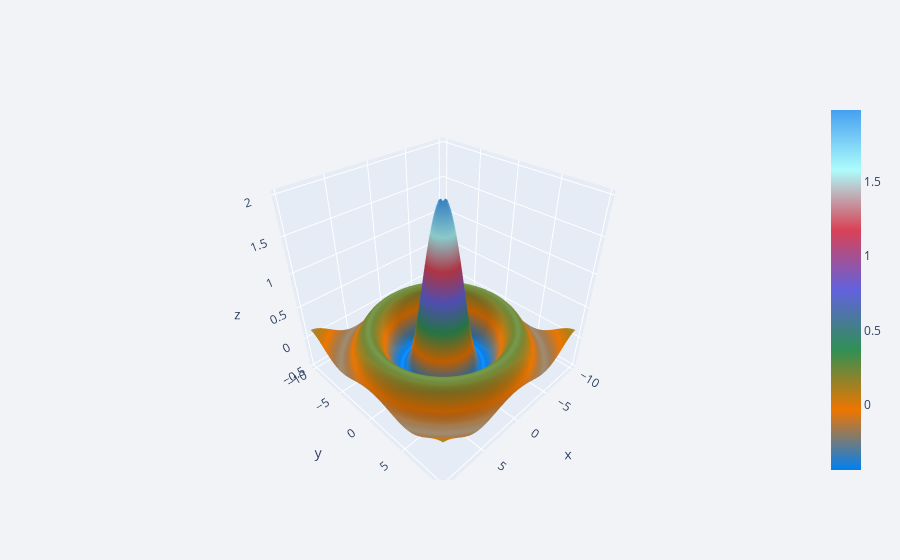

Here is the notebook cell this chart was saved with:
### Code cell
cf.datagen.sinwave(10, 0.25).iplot(kind = 'surface')

### Figure 1 — Plotly figure (JSON) as saved in the notebook; plotly's stock layout.template omitted (floating-point values rounded to 4 significant figures; data arrays with more than 128 entries replaced by an {"elided": "..."} marker saying what was removed)
{"data": [{"colorscale": [[0, "rgb(0, 128, 240)"], [0.1667, "rgb(238, 118, 0)"], [0.3333, "rgb(48, 144, 84)"], [0.5, "rgb(98, 98, 222)"], [0.6667, "rgb(217, 66, 85)"], [0.8333, "rgb(173, 252, 252)"], [1, "rgb(70, 160, 240)"]], "type": "surface", "x": [-10, -9.75, -9.5, -9.25, -9, -8.75, -8.5, -8.25, -8, -7.75, -7.5, -7.25, -7, -6.75, -6.5, -6.25, -6, -5.75, -5.5, -5.25, -5, -4.75, -4.5, -4.25, -4, -3.75, -3.5, -3.25, -3, -2.75, -2.5, -2.25, -2, -1.75, -1.5, -1.25, -1, -0.75, -0.5, -0.25, 0, 0.25, 0.5, 0.75, 1, 1.25, 1.5, 1.75, 2, 2.25, 2.5, 2.75, 3, 3.25, 3.5, 3.75, 4, 4.25, 4.5, 4.75, 5, 5.25, 5.5, 5.75, 6, 6.25, 6.5, 6.75, 7, 7.25, 7.5, 7.75, 8, 8.25, 8.5, 8.75, 9, 9.25, 9.5, 9.75], "y": [-10, -9.75, -9.5, -9.25, -9, -8.75, -8.5, -8.25, -8, -7.75, -7.5, -7.25, -7, -6.75, -6.5, -6.25, -6, -5.75, -5.5, -5.25, -5, -4.75, -4.5, -4.25, -4, -3.75, -3.5, -3.25, -3, -2.75, -2.5, -2.25, -2, -1.75, -1.5, -1.25, -1, -0.75, -0.5, -0.25, 0, 0.25, 0.5, 0.75, 1, 1.25, 1.5, 1.75, 2, 2.25, 2.5, 2.75, 3, 3.25, 3.5, 3.75, 4, 4.25, 4.5, 4.75, 5, 5.25, 5.5, 5.75, 6, 6.25, 6.5, 6.75, 7, 7.25, 7.5, 7.75, 8, 8.25, 8.5, 8.75, 9, 9.25, 9.5, 9.75], "z": {"elided": "80x80 float values"}}], "layout": {"legend": {"bgcolor": "#F2F3F7", "font": {"color": "#505050"}}, "paper_bgcolor": "#F2F3F7", "plot_bgcolor": "#F2F3F7", "title": {"font": {"color": "#484848"}}, "xaxis": {"gridcolor": "#E1E5ED", "showgrid": true, "tickfont": {"color": "#505050"}, "title": {"font": {"color": "#505050"}, "text": ""}, "zerolinecolor": "#E1E5ED"}, "yaxis": {"gridcolor": "#E1E5ED", "showgrid": true, "tickfont": {"color": "#505050"}, "title": {"font": {"color": "#505050"}, "text": ""}, "zerolinecolor": "#E1E5ED"}}}
